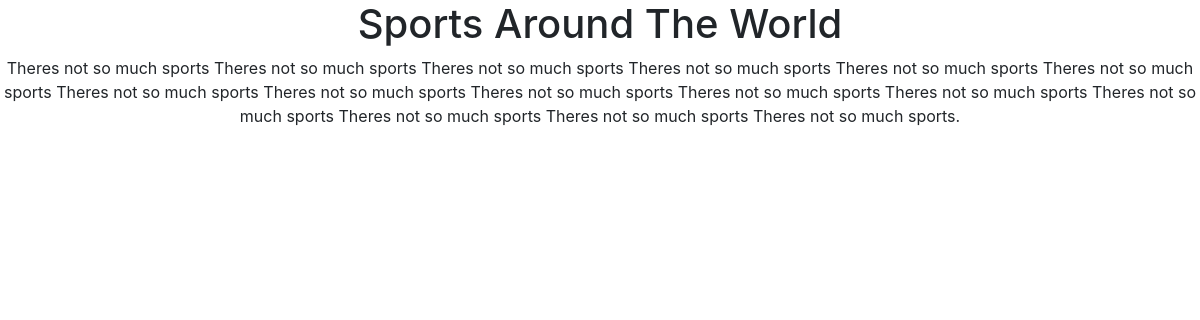
The page /blog/blogger on the database its author committed.
### blogger/models.py (models this page shows)
class Blogger(models.Model):
    title = models.CharField(max_length = 30)
    slug  =  models.SlugField(unique=True)
    details = models.TextField(null=True,blank=True)

### blogger/views.py (the view)
# urls.py: path("<str:slug>",views.details,name="details"),
def details(request , slug):
    blog =get_object_or_404(Blogger,slug = slug)
    context={'b':blog}
    return render(request,"blogger/details.html",context)

### blogger/templates/blogger/details.html (shortened to what this page needs)
{% extends 'blogger/base.html' %}
{% block content %}
    <h1 class="text-center">
        {{ b.title }}
    </h1>
    <p class="text-center">
        {{ b.details }}
    </p>
{% endblock content %}

### rows shown on the page
Blogger: title "Sports Around The World", details "Theres not so much sports Theres not so much sports Theres not so much sports Theres not so much sports Theres not so much sports Theres not so much sports Theres not so much sports Theres not so much sports Theres not so much sports Theres not so much sports Theres not so much sports Theres not so much sports Theres not so much sports Theres not so much sports Theres not so much sports."
